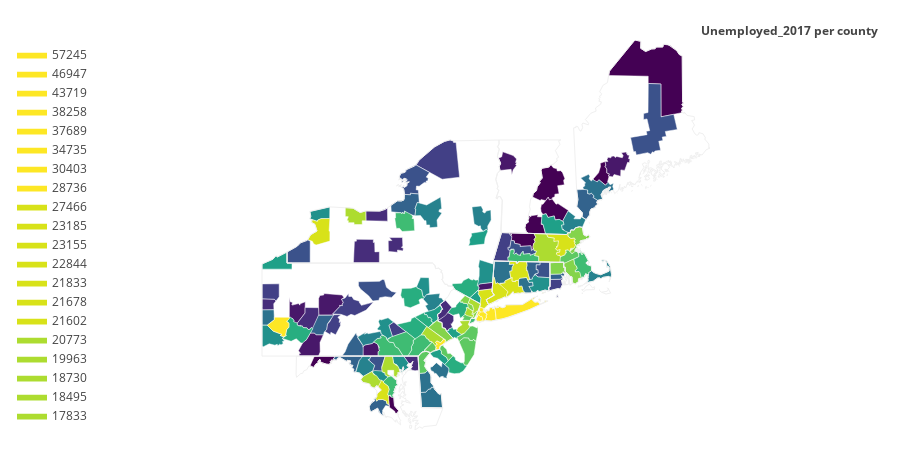

Notebook cell for this chart:
### Code cell
values = df_2017['Unemployed_2017'].tolist()

fig = ff.create_choropleth(fips=fips, values=values, scope=NORTH_EAST, county_outline={'color': 'rgb(255,255,255)', 'width': 0.5},
    legend_title='Unemployed_2017 per county')

fig.update_layout(
    legend_x = 0,
    annotations = {'x': -0.12, 'xanchor': 'left'}
)

fig.layout.template = None
fig.show()
